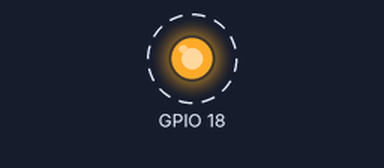
The program below on a simulated Raspberry Pi (BCM pin numbers). Parts: output pins drawn as LEDs (lit = HIGH). Dashed ring = blinking.

Above: at 0.2 s.
Timing chart, 0 to 3.0 s (numbered marks = the images above):
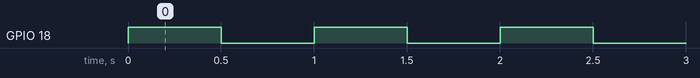

Measured:
- by itself, GPIO 18: alternates HIGH for 0.50 s and LOW for 0.50 s

The program:

ex01_led.py
```python
import RPi.GPIO as gpio #라이브러리
import time #시간을 조절해줄수 있다.
# gpio.cleanup()
gpio.setmode(gpio.BCM)
gpio.setup(18, gpio.OUT) #출력으로 사용하는 액츄에이터이다.
try:
    while(True):
        gpio.output(18, gpio.HIGH)
        time.sleep(0.5)

        gpio.output(18, gpio.LOW)
        time.sleep(0.5)


except KeyboardInterrupt:  #ctrl+c가 KeyboardInterrupt기능이 활성화되고 만났을때 예외문 실행
     gpio.cleanup() #사용하면 setup된거 지워준다.
```
